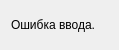
<?xml version="1.0" encoding="UTF-8"?>
<ui version="4.0">
 <class>Form</class>
 <widget class="QWidget" name="Form">
  <property name="geometry">
   <rect>
    <x>0</x>
    <y>0</y>
    <width>119</width>
    <height>50</height>
   </rect>
  </property>
  <property name="windowTitle">
   <string>Form</string>
  </property>
  <layout class="QVBoxLayout" name="verticalLayout">
   <item>
    <widget class="QLabel" name="label">
     <property name="text">
      <string>Ошибка ввода.</string>
     </property>
    </widget>
   </item>
  </layout>
 </widget>
 <resources/>
 <connections/>
</ui>
